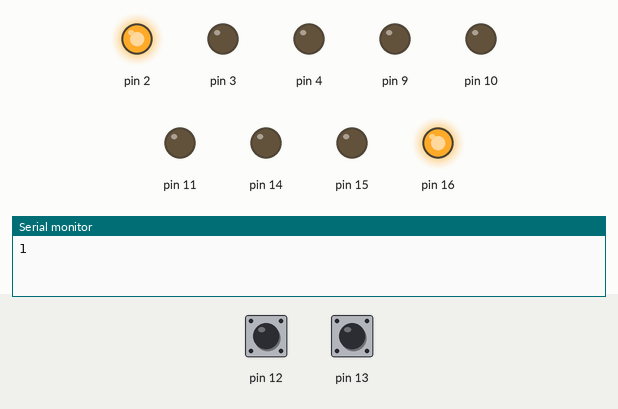
Simulated run of this sketch. Board: Arduino Uno, built with avr-gcc and run on an emulated ATmega328P. Shown: output pins drawn as LEDs (lit = HIGH), the last lines printed to the serial monitor. Dashed ring = blinking. The test bench sets the inputs (shaded band); at power-on: pin 12 HIGH, pin 13 HIGH.

Above: at 1.2 s.
1.3 s: pin 12 pulled LOW for 3.2 s
At 2.7 s:
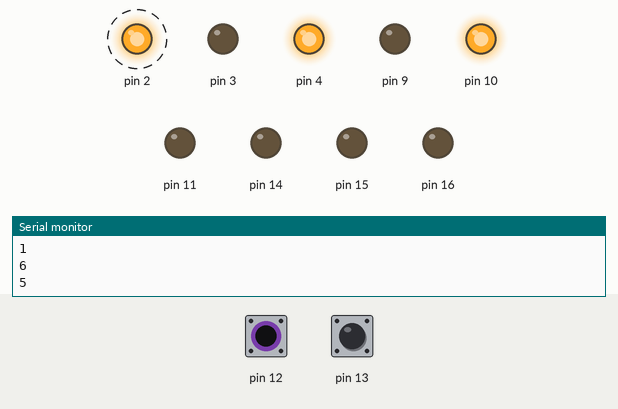
6.0 s: pin 13 pulled LOW for 3.2 s
At 10.2 s:
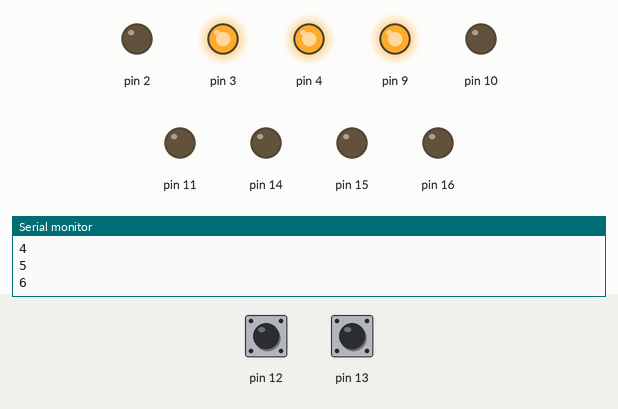
10.7 s: pin 13 pulled LOW for 0.15 s
At 11.5 s:
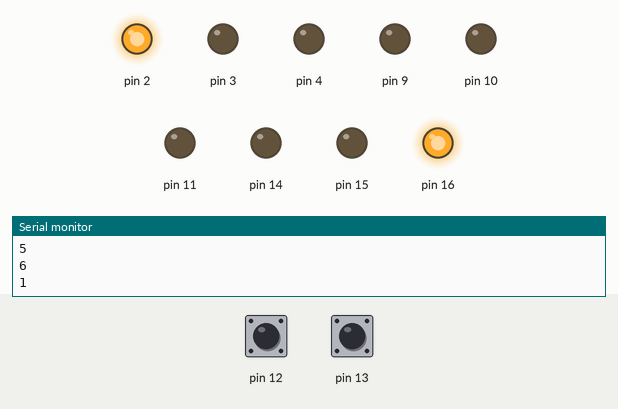
12.3 s: pin 13 pulled LOW for 1 s
At 13.1 s:
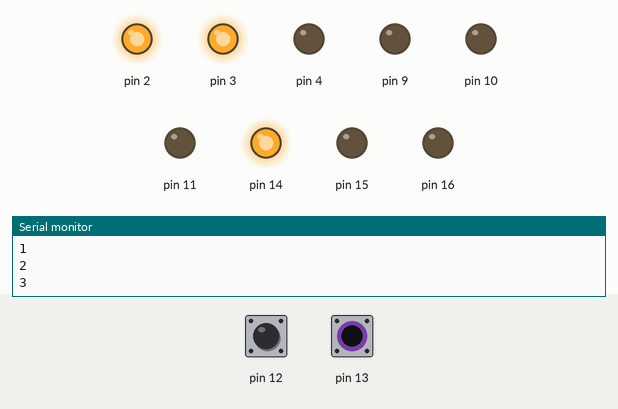
Timing chart, 0 to 15.3 s (numbered marks = the images above; inputs shaded):
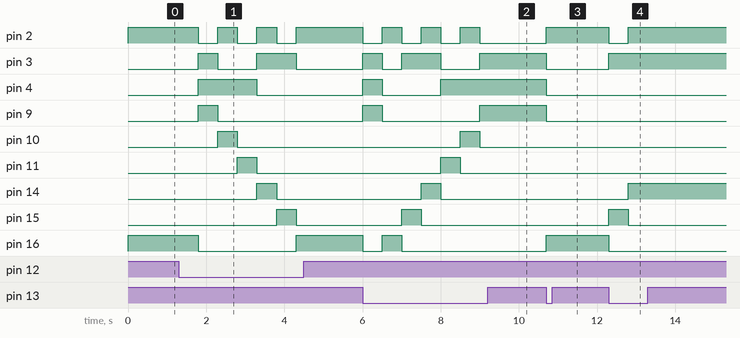

The sketch:

Test.ino
```cpp
void test_outputs(int);
int i = 1;

void setup() {
  Serial.begin(9600);
  DDRB   |= 0b00001110; // Configure HI_A (PB3), HI_B (PB2) and HI_C (PB1) (high side) as outputs.
  PORTB  &= 0b11110001; // Disable HI_A (PB3), HI_B (PB2) and HI_C (PB1).
  PORTB  |= 0b00110000; // Enable speed+ (PB5) and speed- (PB4) pullups.

  DDRC   |= 0b00000111; // Configure LO_A (PC2), LO_B (PC1) and LO_C (PC0) (low side) as outputs.
  PORTC  &= 0b11111000; // Disable LO_A (PC2), LO_B (PC1) and LO_C (PC0).

  DDRD   |= 0b00011100; // Configure red LED (PD2), yellow LED (PD3) and green LED (PD4) as outputs.
  PORTD  &= 0b11100011; // Disable red LED (PD2), yellow LED (PD3) and green LED (PD4).

  test_outputs(i);
}

void loop() {
  while(!(PINB & (1 << PINB5))){  // Speed up button pressed.
    test_outputs(i);
    i++;
    if (i > 6){
      i = 1;
    }
    delay(500);
  }
  while(!(PINB & (1 << PINB4))){  // Speed down button pressed.
    test_outputs(i);
    i--;
    if (i < 1){
      i = 6;
    }
    delay(500);
  }
}

void test_outputs(int j){
  Serial.println(j);

  switch(j){
    case 1:
      PORTC  &= 0b11111000; // Disable LO_A (PC2), LO_B (PC1) and LO_C (PC0).
      PORTB  &= 0b11110001; // Disable HI_A (PB3), HI_B (PB2) and HI_C (PB1).
      PORTC  |= 0b00000100; // Enable LO_A (PC2).
      PORTD  &= 0b11100011; // Disable red LED (PD2), yellow LED (PD3) and green LED (PD4).
      PORTD  |= 0b00000100; // Enable red LED (PD2).
      break;
    case 2:
      PORTC  &= 0b11111000; // Disable LO_A (PC2), LO_B (PC1) and LO_C (PC0).
      PORTB  &= 0b11110001; // Disable HI_A (PB3), HI_B (PB2) and HI_C (PB1).
      PORTC  |= 0b00000010; // Enable LO_B (PC1).
      PORTD  &= 0b11100011; // Disable red LED (PD2), yellow LED (PD3) and green LED (PD4).
      PORTD  |= 0b00001000; // Enable yellow LED (PD3).
      break;
    case 3:
      PORTC  &= 0b11111000; // Disable LO_A (PC2), LO_B (PC1) and LO_C (PC0).
      PORTB  &= 0b11110001; // Disable HI_A (PB3), HI_B (PB2) and HI_C (PB1).
      PORTC  |= 0b00000001; // Enable LO_C (PC0).
      PORTD  &= 0b11100011; // Disable red LED (PD2), yellow LED (PD3) and green LED (PD4).
      PORTD  |= 0b00001100; // Enable red LED (PD2) and yellow LED (PD3).
      break;
    case 4:
      PORTC  &= 0b11111000; // Disable LO_A (PC2), LO_B (PC1) and LO_C (PC0).
      PORTB  &= 0b11110001; // Disable HI_A (PB3), HI_B (PB2) and HI_C (PB1).
      PORTB  |= 0b00001000; // Enable HI_A (PB3).
      PORTD  &= 0b11100011; // Disable red LED (PD2), yellow LED (PD3) and green LED (PD4).
      PORTD  |= 0b00010000; // Enable green LED (PD4).
      break;
    case 5:
      PORTC  &= 0b11111000; // Disable LO_A (PC2), LO_B (PC1) and LO_C (PC0).
      PORTB  &= 0b11110001; // Disable HI_A (PB3), HI_B (PB2) and HI_C (PB1).
      PORTB  |= 0b00000100; // Enable HI_B (PB2).
      PORTD  &= 0b11100011; // Disable red LED (PD2), yellow LED (PD3) and green LED (PD4).
      PORTD  |= 0b00010100; // Enable red LED (PD2) and green LED (PD4).
      break;
    case 6:
      PORTC  &= 0b11111000; // Disable LO_A (PC2), LO_B (PC1) and LO_C (PC0).
      PORTB  &= 0b11110001; // Disable HI_A (PB3), HI_B (PB2) and HI_C (PB1).
      PORTB  |= 0b00000010; // Enable HI_C (PB1).
      PORTD  &= 0b11100011; // Disable red LED (PD2), yellow LED (PD3) and green LED (PD4).
      PORTD  |= 0b00011000; // Enable yellow LED (PD3) and green LED (PD4).
      break;
  }
}
```

Measured:
- after the input at 1.3 s, pin 2: alternates HIGH for 0.50 s and LOW for 0.50 s, 6 changes in all, then stays HIGH, starting after 0.50 s; pin 3: LOW → HIGH after 0.50 s, → LOW 0.50 s later, → HIGH 1.0 s later, → LOW 1.0 s later
- after the input at 6.0 s, pin 2: alternates HIGH for 0.50 s and LOW for 0.50 s, 7 changes in all, then stays LOW, starting at once; pin 3: goes HIGH 0.50 s, LOW 0.50 s, HIGH 1.0 s, LOW 1.0 s, then HIGH, starting at once
- after the input at 10.7 s, pin 2, pin 16: LOW → HIGH at once; pin 3, pin 4, pin 9: HIGH → LOW at once
- after the input at 12.3 s, pin 2: HIGH → LOW at once, → HIGH 0.50 s later; pin 3: LOW → HIGH at once; pin 14: LOW → HIGH after 0.50 s; pin 15: LOW → HIGH at once, → LOW 0.50 s later; pin 16: HIGH → LOW at once
